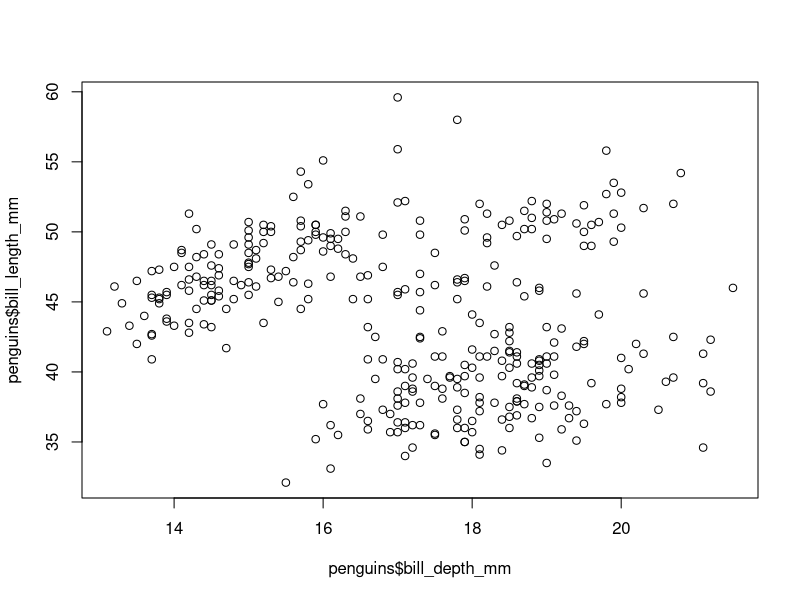
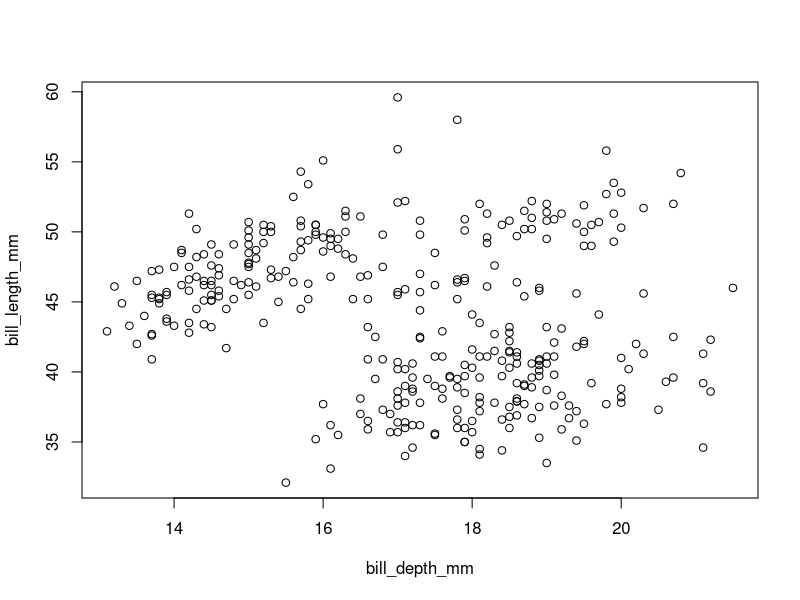
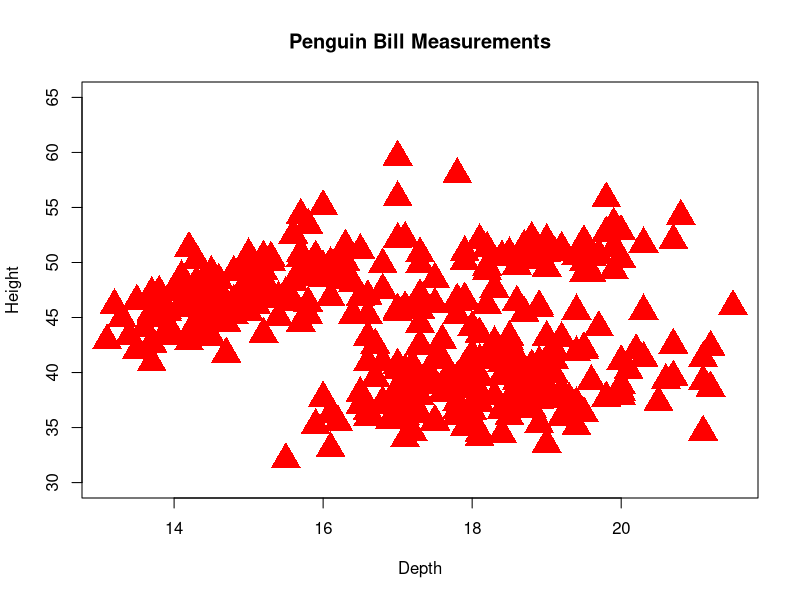
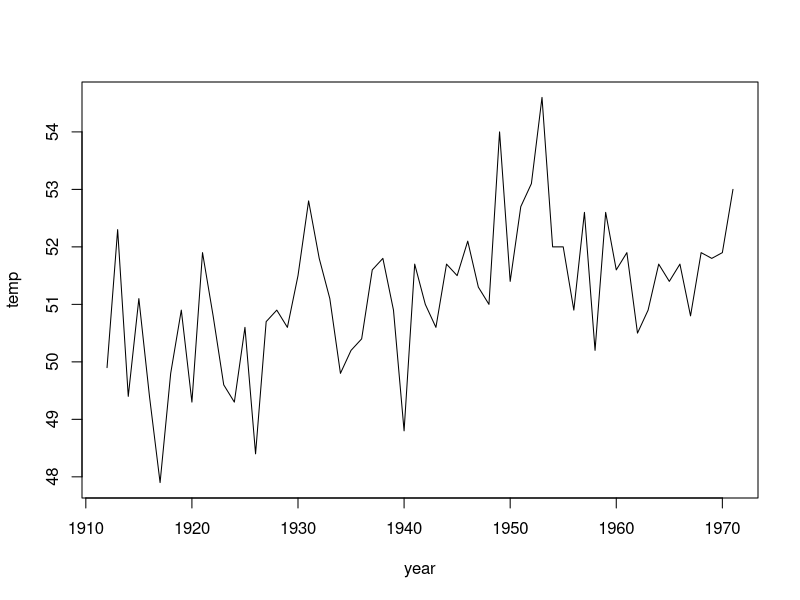
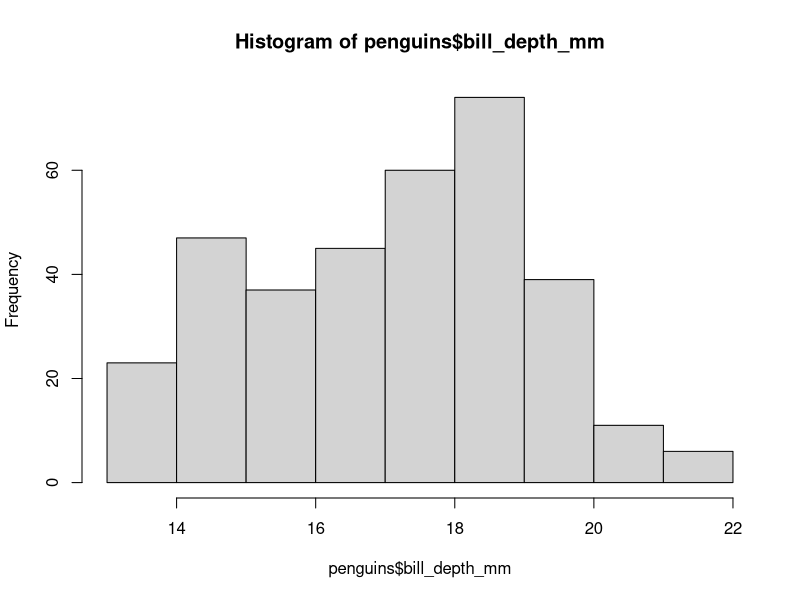
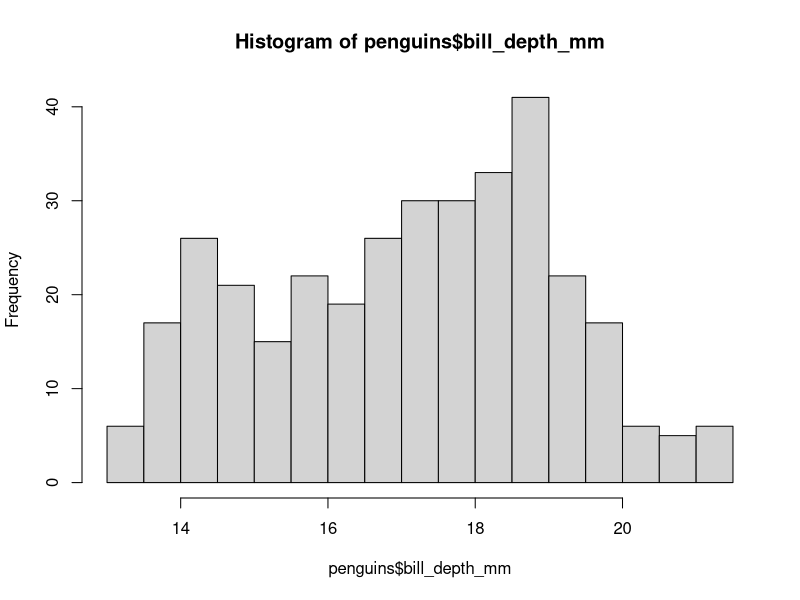
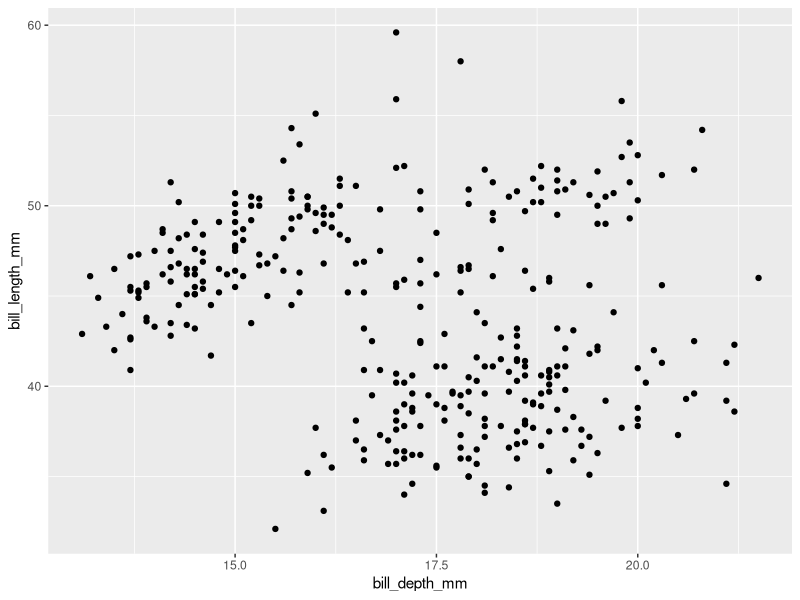
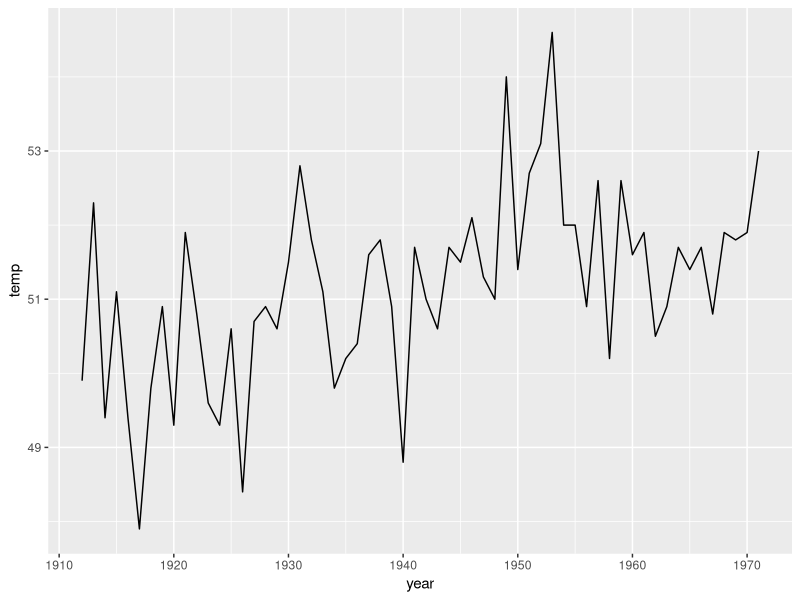

These figures' R source, in order:
## ---- chunk 1
library(ggplot2)  # if you installed tidyverse, you have it.  Otherwise install it first
## ---- chunk 2
library(palmerpenguins)
## ---- chunk 3
nh <- data.frame(temp=c(nhtemp), year=1912:1971)
nh
## ---- chunk 4
plot(x = penguins$bill_depth_mm, 
     y = penguins$bill_length_mm)
## ---- chunk 5
plot(bill_length_mm ~ bill_depth_mm, data=penguins)
## ---- chunk 6
plot(bill_length_mm ~ bill_depth_mm, 
     data = penguins,
     main = "Penguin Bill Measurements",
     xlab = "Depth",
     ylab = "Height",
     pch = 17,  # which marker symbol to use
     col = "red",
     cex = 3,  # size
     ylim = c(30,65))  
## ---- chunk 7
plot(temp ~ year, 
     data=nh,
     type='l')
## ---- chunk 8
hist(penguins$bill_depth_mm)
## ---- chunk 9
hist(penguins$bill_depth_mm, breaks=20)
## ---- chunk 10

## ---- chunk 11


## ---- chunk 12
ggplot(penguins, aes(x = bill_depth_mm, y = bill_length_mm)) + 
  geom_point()
## ---- chunk 13
ggplot(nh, aes(x = year, y = temp)) + 
  geom_line()
## ---- chunk 14
ggplot(penguins, aes(x = bill_depth_mm)) + 
  geom_histogram()
## ---- chunk 15
ggplot(penguins, aes(x=bill_depth_mm, y=bill_length_mm)) + 
  geom_point(pch = 17, 
             color = "red",
             size = 3) +   # on a different scale than cex
  labs(title = "Penguin Bill Measurements",
       x = "Depth",
       y = "Height") + 
  scale_y_continuous(limits = c(30, 65))
## ---- chunk 16
ggplot(penguins, aes(x = bill_depth_mm)) + 
  geom_histogram(bins = 25) + 
  theme_minimal()
## ---- chunk 17
ggplot(penguins, aes(x=bill_depth_mm, 
                     y=bill_length_mm, 
                     color=species)) +   # we added this
  geom_point()
## ---- chunk 18
ggplot(penguins, aes(x=bill_depth_mm, 
                     y=bill_length_mm, 
                     color=species)) +  
  geom_point() + 
  geom_smooth()   # we added this
## ---- chunk 19
ggplot(penguins, aes(x=bill_depth_mm, 
                     y=bill_length_mm, 
                     color=species)) +  
  geom_point() + 
  facet_grid(. ~ island)   # we added this
## ---- chunk 20

